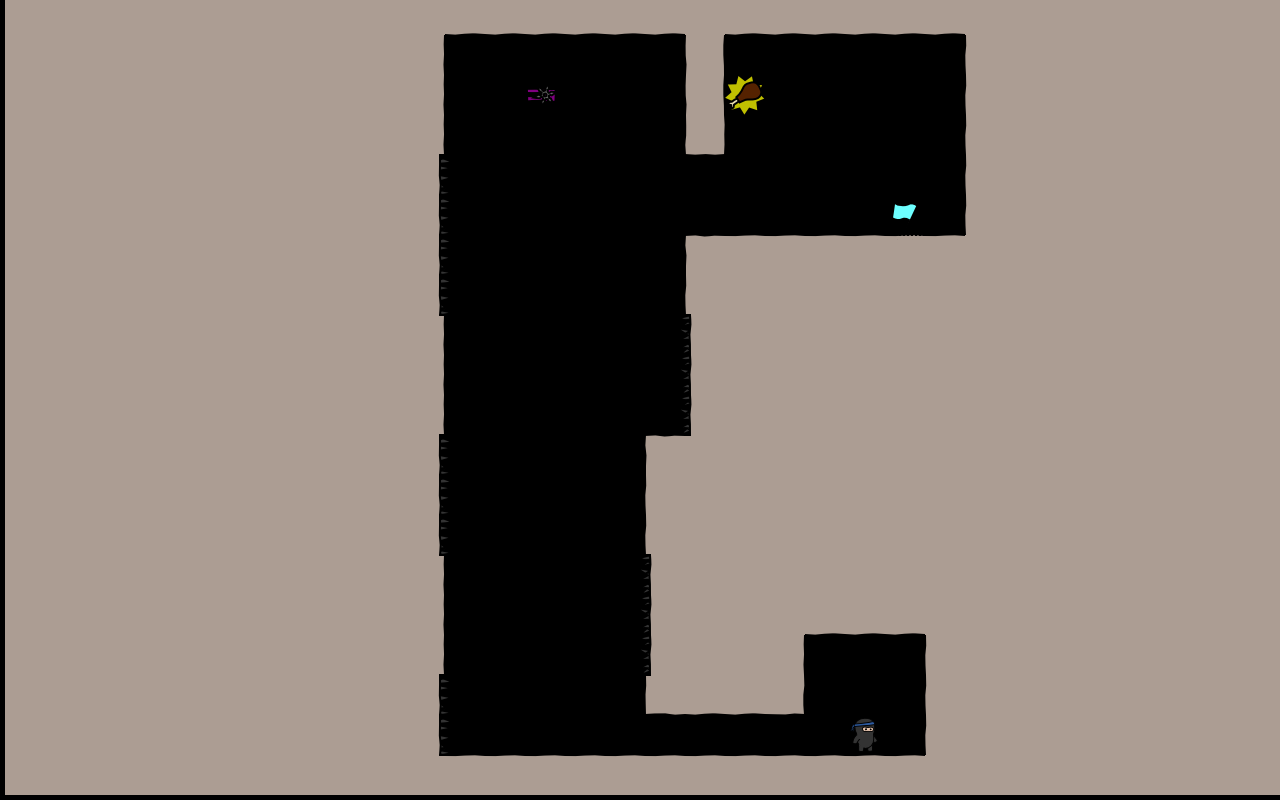

The image is a tile-based game level rendered from a .tmx file. Its description and complete source (layers, tilesets, objects, tile grids) follow:
An orthogonal 32x20 tile map with 40x40 px tiles, 4 tile layers (bg, walls, objects, fg), 3 tilesets.

<map version="1.0" orientation="orthogonal" width="32" height="20" tilewidth="40" tileheight="40">
 <tileset firstgid="1" name="world1" tilewidth="50" tileheight="50">
  <image source="world1.png" width="400" height="400" />
 </tileset>
 <tileset firstgid="65" name="objectpalette" tilewidth="50" tileheight="50">
  <image source="objectpalette.png" width="400" height="500" />
 </tileset>
 <tileset firstgid="145" name="background" tilewidth="40" tileheight="40">
  <image source="background1.png" width="320" height="600" />
 </tileset>
 <layer name="bg" width="32" height="20">
  <data encoding="csv">
0,0,0,0,0,0,0,0,0,0,0,0,0,0,0,0,0,0,0,0,0,0,0,0,0,0,0,0,0,0,0,0,
0,0,0,0,0,0,0,0,0,0,0,0,0,0,0,0,0,0,0,0,0,0,0,0,0,0,0,0,0,0,0,0,
0,0,0,0,0,0,0,0,0,0,0,0,0,0,0,0,0,0,0,0,0,0,0,0,0,0,0,0,0,0,0,0,
0,0,0,0,0,0,0,0,0,0,0,0,0,0,0,0,0,0,0,0,0,0,0,0,0,0,0,0,0,0,0,0,
0,0,0,0,0,0,0,0,0,0,0,0,0,0,0,0,0,0,0,0,0,0,0,0,0,0,0,0,0,0,0,0,
0,0,0,0,0,0,0,0,0,0,0,0,0,0,0,0,0,0,0,0,0,0,0,0,0,0,0,0,0,0,0,0,
0,0,0,0,0,0,0,0,0,0,0,0,0,0,0,0,0,0,0,0,0,0,0,0,0,0,0,0,0,0,0,0,
0,0,0,0,0,0,0,0,0,0,0,0,0,0,0,0,0,0,0,0,0,0,0,0,0,0,0,0,0,0,0,0,
0,0,0,0,0,0,0,0,0,0,0,0,0,0,0,0,0,0,0,0,0,0,0,0,0,0,0,0,0,0,0,0,
0,0,0,0,0,0,0,0,0,0,0,0,0,0,0,0,0,0,0,0,0,0,0,0,0,0,0,0,0,0,0,0,
0,0,0,0,0,0,0,0,0,0,0,0,0,0,0,0,0,0,0,0,0,0,0,0,0,0,0,0,0,0,0,0,
0,0,0,0,0,0,0,0,0,0,0,0,0,0,0,0,0,0,0,0,0,0,0,0,0,0,0,0,0,0,0,0,
0,0,0,0,0,0,0,0,0,0,0,0,0,0,0,0,0,0,0,0,0,0,0,0,0,0,0,0,0,0,0,0,
0,0,0,0,0,0,0,0,0,0,0,0,0,0,0,0,0,0,0,0,0,0,0,0,0,0,0,0,0,0,0,0,
0,0,0,0,0,0,0,0,0,0,0,0,0,0,0,0,0,0,0,0,0,0,0,0,0,0,0,0,0,0,0,0,
0,0,0,0,0,0,0,0,0,0,0,0,0,0,0,0,0,0,0,0,0,0,0,0,0,0,0,0,0,0,0,0,
0,0,0,0,0,0,0,0,0,0,0,0,0,0,0,0,0,0,0,0,0,0,0,0,0,0,0,0,0,0,0,0,
0,0,0,0,0,0,0,0,0,0,0,0,0,0,0,0,0,0,0,0,0,0,0,0,0,0,0,0,0,0,0,0,
0,0,0,0,0,0,0,0,0,0,0,0,0,0,0,0,0,0,0,0,0,0,0,0,0,0,0,0,0,0,0,0,
0,0,0,0,0,0,0,0,0,0,0,0,0,0,0,0,0,0,0,0,0,0,0,0,0,0,0,0,0,0,0,0
</data>
 </layer>
 <layer name="walls" width="32" height="20">
  <data encoding="csv">
18,18,18,18,18,18,18,18,18,18,18,26,26,26,26,26,26,18,26,26,26,26,26,26,18,18,18,18,18,18,18,18,
18,18,18,18,18,18,18,18,18,18,19,0,0,0,0,0,0,20,0,0,0,0,0,0,17,18,18,18,18,18,18,18,
18,18,18,18,18,18,18,18,18,18,19,0,0,0,0,0,0,20,0,0,0,0,0,0,17,18,18,18,18,18,18,18,
18,18,18,18,18,18,18,18,18,18,19,0,0,0,0,0,0,28,0,0,0,0,0,0,17,18,18,18,18,18,18,18,
18,18,18,18,18,18,18,18,18,18,0,0,0,0,0,0,0,0,0,0,0,0,0,0,17,18,18,18,18,18,18,18,
18,18,18,18,18,18,18,18,18,18,0,0,0,0,0,0,0,0,0,0,0,0,0,0,17,18,18,18,18,18,18,18,
18,18,18,18,18,18,18,18,18,18,0,0,0,0,0,0,0,9,10,10,10,10,10,10,18,18,18,18,18,18,18,18,
18,18,18,18,18,18,18,18,18,18,0,0,0,0,0,0,0,17,18,18,18,18,18,18,18,18,18,18,18,18,18,18,
18,18,18,18,18,18,18,18,18,18,19,0,0,0,0,0,0,0,18,18,18,18,18,18,18,18,18,18,18,18,18,18,
18,18,18,18,18,18,18,18,18,18,19,0,0,0,0,0,0,0,18,18,18,18,18,18,18,18,18,18,18,18,18,18,
18,18,18,18,18,18,18,18,18,18,19,0,0,0,0,0,0,0,18,18,18,18,18,18,18,18,18,18,18,18,18,18,
18,18,18,18,18,18,18,18,18,18,0,0,0,0,0,0,9,18,18,18,18,18,18,18,18,18,18,18,18,18,18,18,
18,18,18,18,18,18,18,18,18,18,0,0,0,0,0,0,17,18,18,18,18,18,18,18,18,18,18,18,18,18,18,18,
18,18,18,18,18,18,18,18,18,18,0,0,0,0,0,0,17,18,18,18,18,18,18,18,18,18,18,18,18,18,18,18,
18,18,18,18,18,18,18,18,18,18,19,0,0,0,0,0,0,18,18,18,18,18,18,18,18,18,18,18,18,18,18,18,
18,18,18,18,18,18,18,18,18,18,19,0,0,0,0,0,0,18,18,18,26,26,26,18,18,18,18,18,18,18,18,18,
18,18,18,18,18,18,18,18,18,18,19,0,0,0,0,0,0,18,18,19,0,0,0,17,18,18,18,18,18,18,18,18,
18,18,18,18,18,18,18,18,18,18,0,0,0,0,0,0,25,26,26,27,0,0,0,17,18,18,18,18,18,18,18,18,
18,18,18,18,18,18,18,18,18,18,0,0,0,0,0,0,0,0,0,0,0,0,0,17,18,18,18,18,18,18,18,18,
18,18,18,18,18,18,18,18,18,18,18,10,10,10,10,10,10,10,10,10,10,10,10,18,18,18,18,18,18,18,18,18
</data>
 </layer>
 <layer name="objects" width="32" height="20">
  <data encoding="csv">
0,0,0,0,0,0,0,0,0,0,0,0,0,0,0,0,0,0,0,0,0,0,0,0,0,0,0,0,0,0,0,0,
0,0,0,0,0,0,0,0,0,0,0,0,0,0,0,0,0,0,0,0,0,0,0,0,0,0,0,0,0,0,0,0,
0,0,0,0,0,0,0,0,0,0,0,0,0,76,0,0,0,0,78,0,0,0,0,0,0,0,0,0,0,0,0,0,
0,0,0,0,0,0,0,0,0,0,0,0,0,0,0,0,0,0,0,0,0,0,0,0,0,0,0,0,0,0,0,0,
0,0,0,0,0,0,0,0,0,0,115,0,0,0,0,0,0,0,0,0,0,0,0,0,0,0,0,0,0,0,0,0,
0,0,0,0,0,0,0,0,0,0,115,0,0,0,0,0,0,0,0,0,0,0,66,0,0,0,0,0,0,0,0,0,
0,0,0,0,0,0,0,0,0,0,115,0,0,0,0,0,0,0,0,0,0,0,0,0,0,0,0,0,0,0,0,0,
0,0,0,0,0,0,0,0,0,0,115,0,0,0,0,0,0,0,0,0,0,0,0,0,0,0,0,0,0,0,0,0,
0,0,0,0,0,0,0,0,0,0,0,0,0,0,0,0,0,113,0,0,0,0,0,0,0,0,0,0,0,0,0,0,
0,0,0,0,0,0,0,0,0,0,0,0,0,0,0,0,0,113,0,0,0,0,0,0,0,0,0,0,0,0,0,0,
0,0,0,0,0,0,0,0,0,0,0,0,0,0,0,0,0,113,0,0,0,0,0,0,0,0,0,0,0,0,0,0,
0,0,0,0,0,0,0,0,0,0,115,0,0,0,0,0,0,0,0,0,0,0,0,0,0,0,0,0,0,0,0,0,
0,0,0,0,0,0,0,0,0,0,115,0,0,0,0,0,0,0,0,0,0,0,0,0,0,0,0,0,0,0,0,0,
0,0,0,0,0,0,0,0,0,0,115,0,0,0,0,0,0,0,0,0,0,0,0,0,0,0,0,0,0,0,0,0,
0,0,0,0,0,0,0,0,0,0,0,0,0,0,0,0,113,0,0,0,0,0,0,0,0,0,0,0,0,0,0,0,
0,0,0,0,0,0,0,0,0,0,0,0,0,0,0,0,113,0,0,0,0,0,0,0,0,0,0,0,0,0,0,0,
0,0,0,0,0,0,0,0,0,0,0,0,0,0,0,0,113,0,0,0,0,0,0,0,0,0,0,0,0,0,0,0,
0,0,0,0,0,0,0,0,0,0,115,0,0,0,0,0,0,0,0,0,0,0,0,0,0,0,0,0,0,0,0,0,
0,0,0,0,0,0,0,0,0,0,115,0,0,0,0,0,0,0,0,0,0,65,0,0,0,0,0,0,0,0,0,0,
0,0,0,0,0,0,0,0,0,0,0,0,0,0,0,0,0,0,0,0,0,0,0,0,0,0,0,0,0,0,0,0
</data>
 </layer>
 <layer name="fg" width="32" height="20">
  <data encoding="csv">
0,0,0,0,0,0,0,0,0,0,0,0,0,0,0,0,0,0,0,0,0,0,0,0,0,0,0,0,0,0,0,0,
0,0,0,0,0,0,0,0,0,0,0,0,0,0,0,0,0,0,0,0,0,0,0,0,0,0,0,0,0,0,0,0,
0,0,0,0,0,0,0,0,0,0,0,0,0,0,0,0,0,0,0,0,0,0,0,0,0,0,0,0,0,0,0,0,
0,0,0,0,0,0,0,0,0,0,0,0,0,0,0,0,0,0,0,0,0,0,0,0,0,0,0,0,0,0,0,0,
0,0,0,0,0,0,0,0,0,0,0,0,0,0,0,0,0,0,0,0,0,0,0,0,0,0,0,0,0,0,0,0,
0,0,0,0,0,0,0,0,0,0,0,0,0,0,0,0,0,0,0,0,0,0,0,0,0,0,0,0,0,0,0,0,
0,0,0,0,0,0,0,0,0,0,0,0,0,0,0,0,0,0,0,0,0,0,0,0,0,0,0,0,0,0,0,0,
0,0,0,0,0,0,0,0,0,0,0,0,0,0,0,0,0,0,0,0,0,0,0,0,0,0,0,0,0,0,0,0,
0,0,0,0,0,0,0,0,0,0,0,0,0,0,0,0,0,0,0,0,0,0,0,0,0,0,0,0,0,0,0,0,
0,0,0,0,0,0,0,0,0,0,0,0,0,0,0,0,0,0,0,0,0,0,0,0,0,0,0,0,0,0,0,0,
0,0,0,0,0,0,0,0,0,0,0,0,0,0,0,0,0,0,0,0,0,0,0,0,0,0,0,0,0,0,0,0,
0,0,0,0,0,0,0,0,0,0,0,0,0,0,0,0,0,0,0,0,0,0,0,0,0,0,0,0,0,0,0,0,
0,0,0,0,0,0,0,0,0,0,0,0,0,0,0,0,0,0,0,0,0,0,0,0,0,0,0,0,0,0,0,0,
0,0,0,0,0,0,0,0,0,0,0,0,0,0,0,0,0,0,0,0,0,0,0,0,0,0,0,0,0,0,0,0,
0,0,0,0,0,0,0,0,0,0,0,0,0,0,0,0,0,0,0,0,0,0,0,0,0,0,0,0,0,0,0,0,
0,0,0,0,0,0,0,0,0,0,0,0,0,0,0,0,0,0,0,0,0,0,0,0,0,0,0,0,0,0,0,0,
0,0,0,0,0,0,0,0,0,0,0,0,0,0,0,0,0,0,0,0,0,0,0,0,0,0,0,0,0,0,0,0,
0,0,0,0,0,0,0,0,0,0,0,0,0,0,0,0,0,0,0,0,0,0,0,0,0,0,0,0,0,0,0,0,
0,0,0,0,0,0,0,0,0,0,0,0,0,0,0,0,0,0,0,0,0,0,0,0,0,0,0,0,0,0,0,0,
0,0,0,0,0,0,0,0,0,0,0,0,0,0,0,0,0,0,0,0,0,0,0,0,0,0,0,0,0,0,0,0
</data>
 </layer>
</map>
